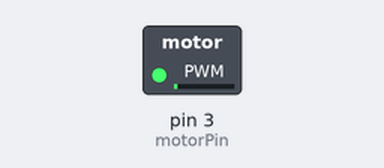
Recording of a sketch running on a simulated Arduino Uno, built with avr-gcc and run on an emulated ATmega328P. On the bench: switched loads named in the sketch (green lamp = pin HIGH).

Above: at 0.05 s.
At 3.0 s:
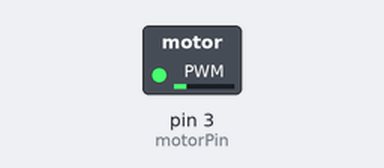
Timing chart, 0 to 5.3 s (numbered marks = the images above):
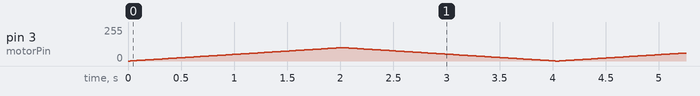

The sketch:

DCMotor.ino
```cpp
int motorPin = 3;
int hiz = 0;

void setup()
{
	pinMode(motorPin, OUTPUT);
}

void loop()
{
	for (hiz = 0; hiz <= 100; hiz++)
	{
		analogWrite(motorPin, hiz);
		delay(20);
	}
	for (hiz = 100; hiz >= 0; hiz--)
	{
		analogWrite(motorPin, hiz);
		delay(20);
	}
}
```
